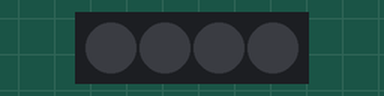
This sketch was run on a simulated Arduino Uno, built with avr-gcc and run on an emulated ATmega328P. Parts: 4 RGB LEDs in strip order, left to right. Dim RGB values are drawn brighter than linear; colours are those a GRB WS2812 strip shows for the declared byte order; what the sketch prints to the serial monitor is not drawn.

Above: at 0.16 s.
At 13.91 s:
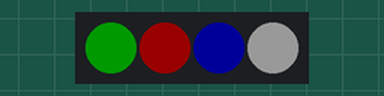
At 26.49 s:
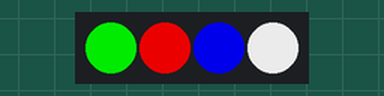
Timing chart, 0 to 26.4 s (numbered marks = the images above):
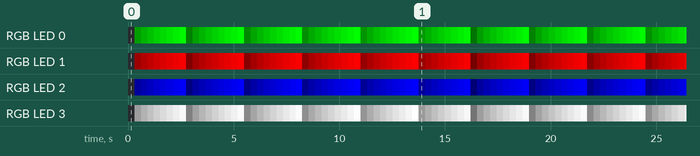

The sketch:

esp-multicolor_led.ino
```cpp
// NodeMCU pin mapping
#define D0 16
#define D1 5 // I2C Bus SCL (clock)
#define D2 4 // I2C Bus SDA (data)
#define D3 0
#define D4 2 // Same as "LED_BUILTIN", but inverted logic
#define D5 14 // SPI Bus SCK (clock)
#define D6 12 // SPI Bus MISO
#define D7 13 // SPI Bus MOSI
#define D8 15 // SPI Bus SS (CS)
#define D9 3 // RX0 (Serial console)
#define D10 1 // TX0 (Serial console)
#include "FastLED.h"
#define NUM_LEDS 4

const int dataline = D8;
CRGB leds[NUM_LEDS];

void setup() {
Serial.begin(9600);
LEDS.addLeds<WS2812B, dataline>(leds, NUM_LEDS);

for (int p=0;p< NUM_LEDS;p++){
leds[p] = CRGB::Black;
FastLED.show();}
}

int r,g,b;

void loop() {
  r=0;
  g=0;
  b=0;
  while(1) {
    leds[0].r = r;
    leds[1].g = g;
    leds[2].b = b;
    leds[3].r = r;
    leds[3].g = g;
    leds[3].b = b;

  FastLED.show();
  r++;
  g++;
  b++;
  //if (b=0) { b=255;}
  delay(10);
  Serial.println(b);
  }
}
```

Measured:
- by itself, RGB LED 0: off → RGB(0, 29, 0) at 0.32 s, → RGB(0, 58, 0) 0.30 s later, → RGB(0, 87, 0) 0.30 s later, → RGB(0, 116, 0) 0.30 s later, … (86 changes in this stretch)
- by itself, RGB LED 1: off → RGB(29, 0, 0) at 0.32 s, → RGB(58, 0, 0) 0.30 s later, → RGB(87, 0, 0) 0.30 s later, → RGB(116, 0, 0) 0.30 s later, … (86 changes in this stretch)
